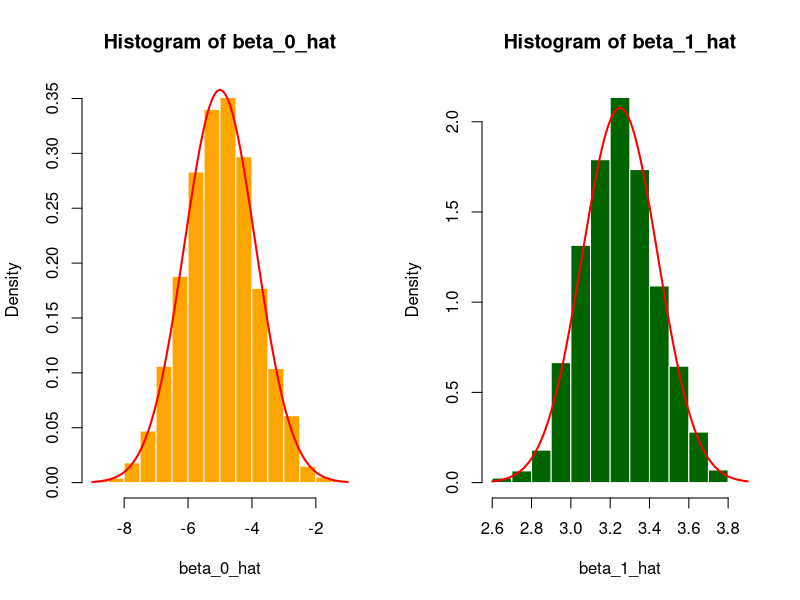

Recreate this plot in R.
## ---- chunk 1
library(MASS)
cat_model = lm(Hwt~Bwt,data=cats)
summary(cat_model)$coefficient[,"t value"]
summary(cat_model)$coefficient[,"Pr(>|t|)"]
alpha = 0.05
level = 1- alpha
confint(cat_model,level=level)

confint(cat_model,level=0.90)["Bwt",]
confint(cat_model,level=0.99)["(Intercept)",]

body_weight1 = data.frame(Bwt=c(2.1,2.8))
predict_newdata1=predict(cat_model,newdata=body_weight1,interval="confidence",level=0.99)

body_weight2 = data.frame(Bwt=c(2.8,4.2))
predict_newdata2=predict(cat_model,newdata=body_weight2,interval="prediction",level=0.99)

beta_0_hat = summary(cat_model)$coefficient[1,1]
beta_1_hat = summary(cat_model)$coefficient[2,1]

beta_0_hat_se = summary(cat_model)$coefficient[1,2]
beta_1_hat_se = summary(cat_model)$coefficient[2,2]

beta_0_hat_t = (beta_0_hat - 4) / beta_0_hat_se
beta_1_hat_t = (beta_1_hat - 4) / beta_1_hat_se

beta_0_hat_p = 2* pt(abs(beta_0_hat_t),nrow(cars)-2,lower.tail = FALSE)
beta_1_hat_p = 2* pt(abs(beta_1_hat_t),nrow(cars)-2,lower.tail = FALSE)

## ---- chunk 2
data(Ozone, package = "mlbench")
Ozone = Ozone[, c(4, 6, 7, 8)]
colnames(Ozone) = c("ozone", "wind", "humidity", "temp")
Ozone = Ozone[complete.cases(Ozone), ]

ozone_wind_model = lm(ozone~wind,data=Ozone)
wind_beta_0_hat = summary(ozone_wind_model)$coefficient[1,1]
wind_beta_1_hat = summary(ozone_wind_model)$coefficient[2,1]
wind_beta_0_hat_se = summary(ozone_wind_model)$coefficient[1,2]
wind_beta_1_hat_se = summary(ozone_wind_model)$coefficient[2,2]
wind_beta_0_hat_t = summary(ozone_wind_model)$coefficient[1,3]
wind_beta_1_hat_t = summary(ozone_wind_model)$coefficient[2,3]

ozone_temp_model = lm(ozone~temp,data=Ozone)
temp_beta_0_hat = summary(ozone_temp_model)$coefficient[1,1]
temp_beta_1_hat = summary(ozone_temp_model)$coefficient[2,1]
temp_beta_0_hat_se = summary(ozone_temp_model)$coefficient[1,2]
temp_beta_1_hat_se = summary(ozone_temp_model)$coefficient[2,2]
temp_beta_0_hat_t = summary(ozone_temp_model)$coefficient[1,3]
temp_beta_1_hat_t = summary(ozone_temp_model)$coefficient[2,3]



## ---- chunk 3
beta_0 = -5
beta_1 = 3.25
sigma_2 = 16
sigma = sqrt(sigma_2)

birthday = 19770411
set.seed(birthday)
n = 50
x = seq(0, 10, length = n)

sim_data = function(x,beta0,beta1,n){
  epsilon = rnorm(n,mean=0,sd=sigma)
  y = beta0 + beta1 * x + epsilon
  data.frame(predictor = x, response = y)
}

loop_times = 2000

beta_0_hat = rep(0,loop_times)
beta_1_hat = rep(0,loop_times)
  
for(i in 1:loop_times){
  epsilon = rnorm(n,mean=0,sd=sigma)
  y = beta_0 + beta_1 * x + epsilon
  data = sim_data(x,beta_0,beta_1,n)
  data_model = lm(response~predictor,data=data)
  beta_0_hat[i] = summary(data_model)$coefficient[1,1]
  beta_1_hat[i] = summary(data_model)$coefficient[2,1]
}
Sxx = sum((x - mean(x))^2)
sd_beta_1_hat = sqrt(sigma_2 / Sxx)
sd_beta_0_hat = sqrt(sigma_2 * ((1/n) + (mean(x)^2/Sxx)))

## ---- chunk 4
library(knitr)
beta0_beta_1_summary_report = data.frame(
  attributes = c("True Exepected Value","Mean Simulated Value","True Standard Deviation","Standard Deviation of Simulated Value"),
  beta_0 = c(beta_0,mean(beta_0_hat),sd_beta_0_hat,sd(beta_0_hat)),
  beta_1 = c(beta_1,mean(beta_1_hat),sd_beta_1_hat,sd(beta_1_hat))
)

kable(beta0_beta_1_summary_report, format = "pandoc",padding = 2,caption = "Summarizes the results of the Simulations")
## ---- chunk 5
par(mfrow = c(1, 2))

hist(beta_0_hat,
     probability = TRUE,
     col="orange",
     border="white"
     )
curve(dnorm(x,mean=beta_0,sd=sd_beta_0_hat),add = TRUE,lwd=2,col="red")

hist(beta_1_hat,
     probability = TRUE,
     col="darkgreen",
     border="white")
curve(dnorm(x,mean=beta_1,sd=sd_beta_1_hat),add = TRUE,lwd=2,col="red")

## ---- chunk 6
beta_0 = 5
beta_1 = 2
sigma_2 = 9
sigma = sqrt(sigma_2)

birthday = 19770411
set.seed(birthday)
n = 25
x = seq(0, 2.5, length = n)


sim_data = function(x,beta0,beta1,n){
  epsilon = rnorm(n,mean=0,sd=sigma)
  y = beta0 + beta1 * x + epsilon
  data.frame(predictor = x, response = y)
}

loop_times = 2500

se_sim = rep(0,loop_times)
beta_1_hat = rep(0,loop_times)
  
for(i in 1:loop_times){
  epsilon = rnorm(n,mean=0,sd=sigma)
  data = sim_data(x,beta_0,beta_1,n)
  data_model = lm(response~predictor,data=data)
  se = sqrt((sum((predict(data_model) - data$response)^2))/(length(data$response) - 2))

  beta_1_hat[i] = summary(data_model)$coefficient[2,1]
  se_sim[i] = se
}

alpha = (1-0.95)
alpha_2 = alpha/2
crit_95 = qt(1-alpha_2,df = nrow(data) - 2)

alpha = (1-0.99)
alpha_2 = alpha/2
crit_99 = qt(1-alpha_2,df = nrow(data) - 2)

Sxx = sum((x - mean(x))^2)

lower_95 = beta_1_hat - crit_95 * se_sim/sqrt(Sxx)
upper_95 = beta_1_hat + crit_95 * se_sim/sqrt(Sxx)

lower_99 = beta_1_hat - crit_99 * se_sim/sqrt(Sxx)
upper_99 = beta_1_hat + crit_99 * se_sim/sqrt(Sxx)

beta_hat_1_t = (beta_1_hat - 0) / (se_sim/sqrt(Sxx))
beta_hat_1_p = 2* pt(beta_hat_1_t,df=length(beta_hat_1_t) - 2, lower.tail = FALSE)

mean(beta_1 > lower_95 & beta_1 < upper_95)
mean(beta_1 > lower_99 & beta_1 < upper_99)

mean(beta_hat_1_p < 0.05)

mean(beta_hat_1_p < 0.01)

## ---- chunk 7
calc_pred_int = function (model, newdata, level = c(0.95)) {
  #Derive the Critical Value/Y-hat and Lower Bound for the default CI - 95%
  crit_95 = qt(1-(1 - 0.95) / 2,length(predict(cat_model)) - 2)
  y_hat = predict(model,newdata=newdata)
  lwr = predict(cat_model,newdata=newdata,interval="prediction")[2]

  #Calculate the function
  X_FIND = (y_hat - lwr) / crit_95
  
  #Derive the Critical Value for the default CI - 95%
  crit = qt(1-(1 - level) / 2,length(predict(cat_model)) - 2)
  lower = (y_hat - crit * X_FIND)
  upper = (y_hat + crit * X_FIND)
  
  results <- c(y_hat,lower,upper)
  names(results) <- c("estimate","lower","upper")
  results
}

## ---- chunk 8
newcat_1 = data.frame(Bwt = 4.0)
calc_pred_int(cat_model, newcat_1)
## ---- chunk 9
newcat_2 = data.frame(Bwt = 3.3)
calc_pred_int(cat_model, newcat_2, level = 0.99)
